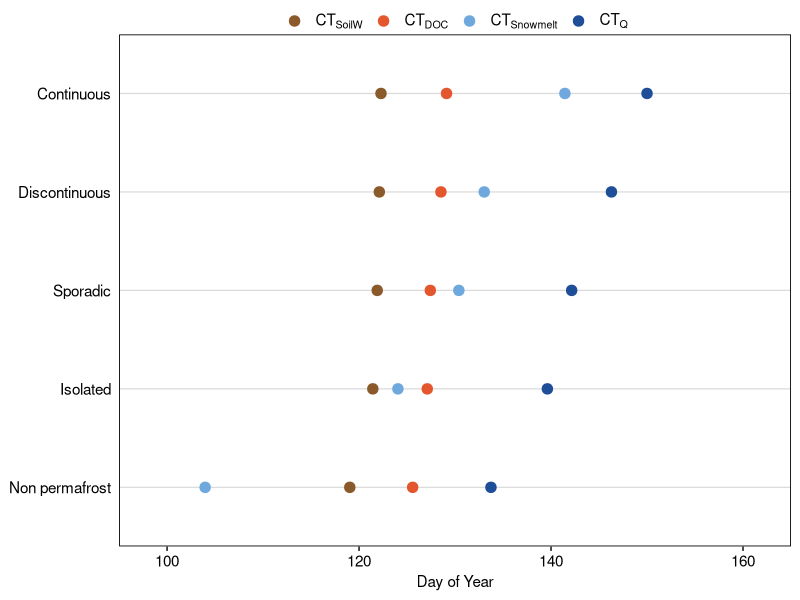
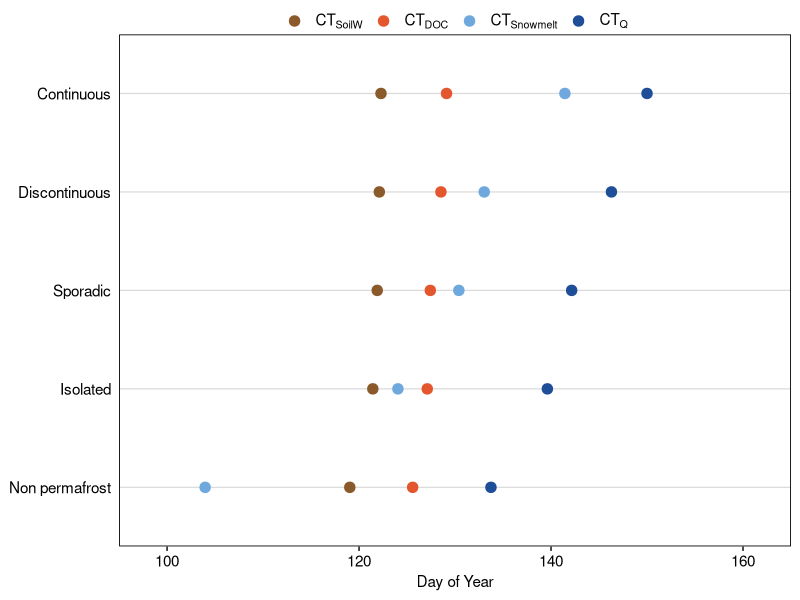

The R script that drew these images, in order:
###############################################################################
# Plot Mean Centroid Timing of Soil Water, DOC, Snowmelt, and Discharge
# across Pan-Arctic Permafrost Classes
#
# Purpose:
#   1. Compile the mean centroid timing of soil water, DOC concentration,
#      snowmelt, and discharge for five pan-Arctic permafrost classes.
#   2. Convert the embedded mean centroid values from wide to long format.
#   3. Compare the seasonal timing hierarchy using colored points.
#   4. Export the resulting centroid-timing figure as a PNG image.
#
# Spatial categories:
#   Continuous permafrost
#   Discontinuous permafrost
#   Sporadic permafrost
#   Isolated permafrost
#   Non-permafrost
#
# Centroid variables:
#   CT_SoilW    = mean centroid timing of soil water
#   CT_DOC      = mean centroid timing of DOC concentration
#   CT_Snowmelt = mean centroid timing of snowmelt
#   CT_Q        = mean centroid timing of discharge
#
# Timing unit:
#   Day of year
#
# Input data:
#   No external input file is required.
#   The mean centroid-timing values are embedded directly in this script.
#
# Embedded data structure:
#   permafrost_class | SoilW | DOC | Snowmelt | Q
#
# Output figure:
#   example_data/figures/Arctic_Permafrost_Mean_CT_Plot.png
#
# Path convention:
#   The script uses a project-relative output path and should be run from:
#   05_Centres_of_Timing_Across_Permafrost_Gradient/
#
# Notes:
#   - Each point represents the mean centroid timing of one environmental
#     variable within one pan-Arctic permafrost class.
#   - The permafrost classes are ordered from continuous permafrost to
#     non-permafrost.
#   - All embedded values, category orders, colors, plotting settings, and
#     export dimensions are retained from the original script.
###############################################################################

library(tidyverse)

###############################################################################
# 1. Define Mean Centroid Timing
###############################################################################

centroid_data <- tribble(
  ~permafrost_class, ~SoilW, ~DOC, ~Snowmelt, ~Q,

  "Arctic_continuous",
  122.2847572, 129.1129108, 141.4441435, 150.0002119,

  "Arctic_discontinuous",
  122.1115671, 128.5297857, 133.0412032, 146.2940444,

  "Arctic_sporadic",
  121.8931634, 127.4253200, 130.3965659, 142.1486897,

  "Arctic_isolated",
  121.4339156, 127.1043312, 124.0479450, 139.6185185,

  "Arctic_no_permafrost",
  119.0349359, 125.5826123, 103.9658279, 133.7404950
)

###############################################################################
# 2. Define Category and Variable Order
###############################################################################

class_order <- c(
  "Arctic_continuous",
  "Arctic_discontinuous",
  "Arctic_sporadic",
  "Arctic_isolated",
  "Arctic_no_permafrost"
)

class_labels <- c(
  "Continuous",
  "Discontinuous",
  "Sporadic",
  "Isolated",
  "Non permafrost"
)

variable_order <- c(
  "SoilW",
  "DOC",
  "Snowmelt",
  "Q"
)

###############################################################################
# 3. Convert the Data to Long Format
###############################################################################

plot_data <- centroid_data %>%
  pivot_longer(
    cols = all_of(variable_order),
    names_to = "Variable",
    values_to = "Centroid_Day"
  ) %>%
  mutate(
    # Reverse the factor order to place continuous permafrost at the top
    permafrost_class = factor(
      permafrost_class,
      levels = rev(class_order),
      labels = rev(class_labels)
    ),

    Variable = factor(
      Variable,
      levels = variable_order
    )
  )

###############################################################################
# 4. Define Variable Colors and Labels
###############################################################################

variable_colors <- c(
  SoilW = "#8B5A2B",
  DOC = "#E4572E",
  Snowmelt = "#6FA8DC",
  Q = "#1F4E99"
)

variable_labels <- c(
  expression(CT[SoilW]),
  expression(CT[DOC]),
  expression(CT[Snowmelt]),
  expression(CT[Q])
)

###############################################################################
# 5. Create the Centroid-Timing Plot
###############################################################################

centroid_plot <- ggplot(
  plot_data,
  aes(
    x = Centroid_Day,
    y = permafrost_class,
    color = Variable
  )
) +

  geom_point(
    size = 3.2
  ) +

  scale_color_manual(
    values = variable_colors,
    breaks = variable_order,
    labels = variable_labels
  ) +

  scale_x_continuous(
    limits = c(95, 165),
    breaks = seq(
      100,
      160,
      by = 20
    ),
    expand = c(0, 0)
  ) +

  labs(
    x = "Day of Year",
    y = NULL,
    color = NULL
  ) +

  theme_classic(
    base_size = 13
  ) +

  theme(
    text = element_text(
      face = "plain",
      color = "black"
    ),

    axis.title.x = element_text(
      size = 11,
      face = "plain",
      color = "black"
    ),

    axis.text.x = element_text(
      size = 11,
      face = "plain",
      color = "black"
    ),

    axis.text.y = element_text(
      size = 11,
      face = "plain",
      color = "black"
    ),

    axis.ticks.y = element_blank(),
    axis.line = element_blank(),

    panel.border = element_rect(
      color = "black",
      fill = NA,
      linewidth = 0.6
    ),

    panel.grid.major.y = element_line(
      color = "grey85",
      linewidth = 0.4
    ),

    panel.grid.major.x = element_blank(),
    panel.grid.minor = element_blank(),

    panel.background = element_rect(
      fill = "white",
      color = NA
    ),

    plot.background = element_rect(
      fill = "white",
      color = NA
    ),

    legend.position = "top",
    legend.direction = "horizontal",
    legend.justification = "center",
    legend.box.just = "center",

    legend.text = element_text(
      size = 11,
      face = "plain",
      color = "black"
    ),

    legend.margin = margin(
      t = 0,
      r = 0,
      b = -6,
      l = 0
    ),

    legend.box.margin = margin(
      t = 0,
      r = 0,
      b = -6,
      l = 0
    )
  )

###############################################################################
# 6. Display the Figure
###############################################################################

print(
  centroid_plot
)

###############################################################################
# 7. Define the Output Path
###############################################################################

# Use the current working directory as the project root
project_dir <- getwd()

figure_dir <- file.path(
  project_dir,
  "example_data",
  "figures"
)

dir.create(
  figure_dir,
  recursive = TRUE,
  showWarnings = FALSE
)

output_file <- file.path(
  figure_dir,
  "Arctic_Permafrost_Mean_CT_Plot.png"
)

###############################################################################
# 8. Export the Figure
###############################################################################

ggsave(
  filename = output_file,
  plot = centroid_plot,
  width = 7.5,
  height = 2.1,
  dpi = 300,
  bg = "white"
)

###############################################################################
# 9. Completion Message
###############################################################################

cat(
  "\nMean centroid-timing figure exported successfully.\n",
  "Output figure: ",
  output_file,
  "\n",
  sep = ""
)
